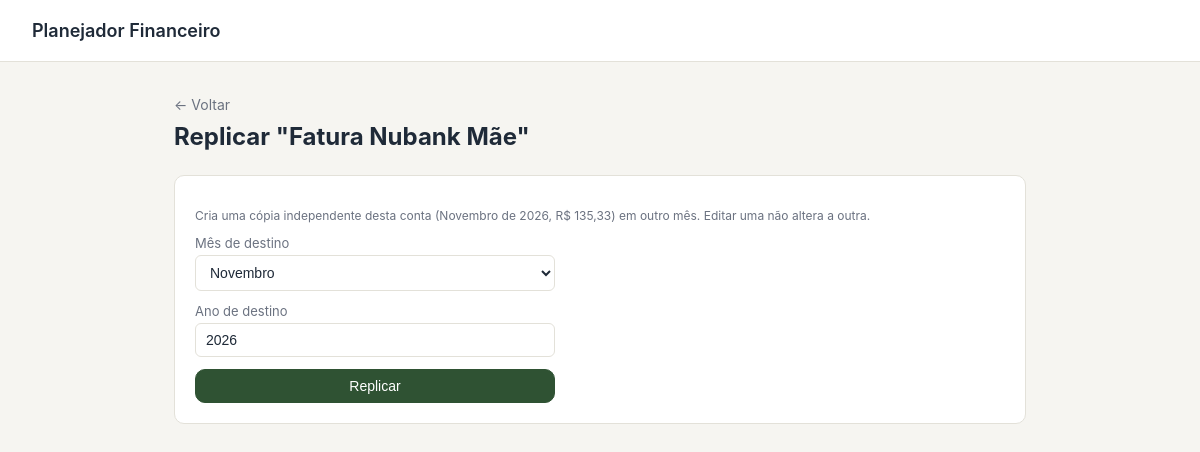
/item/12/replicar, run on the app's committed database.
### tables this page shows
CREATE TABLE items (
            id INTEGER PRIMARY KEY AUTOINCREMENT,
            year INTEGER NOT NULL,
            month INTEGER NOT NULL,
            name TEXT NOT NULL,
            amount REAL NOT NULL,
            type TEXT NOT NULL
                CHECK(type IN ('fixa', 'variavel', 'receber')),
            group_id TEXT,
            installment_index INTEGER,
            installment_total INTEGER,
            created_at TEXT NOT NULL
        , link TEXT, card_id INTEGER, invoice_id INTEGER, is_invoice INTEGER NOT NULL DEFAULT 0, estimated INTEGER NOT NULL DEFAULT 0, paid INTEGER NOT NULL DEFAULT 0);

### app.py (the view, shortened to what this page needs)
@app.route(
    "/item/<int:item_id>/replicar",
    methods=["GET", "POST"],
)
def replicate_item(item_id):
    db = get_db()
    item = db.execute(
        """
        SELECT *
        FROM items
        WHERE id = ?
        """,
        (item_id,),
    ).fetchone()
    if item is None:
        abort(404)
    return render_template(
        "replicate_item.html",
        item=item,
        origin_month_name=month_name(
            item["month"]
        ),
        month_options=[
            (m, month_name(m))
            for m in range(1, 13)
        ],
    )

### app.py (called while the page is built)
def get_db():
    if "db" not in g:
        g.db = sqlite3.connect(DB_PATH)
        g.db.row_factory = sqlite3.Row
        g.db.execute("PRAGMA foreign_keys = ON")
    return g.db

def brl(value):
    try:
        value = float(value or 0)
    except (TypeError, ValueError):
        value = 0.0
    s = f"{value:,.2f}"
    s = (
        s
        .replace(",", "X")
        .replace(".", ",")
        .replace("X", ".")
    )
    return f"R$ {s}"

def month_name(month):
    return MONTH_NAMES[month - 1]

### templates/replicate_item.html (shortened to what this page needs)
{% extends "base.html" %}
{% block content %}
  <div class="month-header">
    <a class="back-link" href="{{ url_for('month_view', year=item.year, month=item.month) }}">&#8592; Voltar</a>
    <h1>Replicar "{{ item.name }}"</h1>
  </div>
  <div class="add-form-card">
    <p class="hint">
      Cria uma cópia independente desta conta ({{ origin_month_name }} de {{ item.year }},
      {{ item.amount | brl }}) em outro mês. Editar uma não altera a outra.
    </p>
    <form method="post" class="add-form">
      <div class="form-row">
        <label for="target_month">Mês de destino</label>
        <select id="target_month" name="target_month">
          {% for m, name in month_options %}
            <option value="{{ m }}" {{ 'selected' if m == item.month else '' }}>{{ name }}</option>
          {% endfor %}
        </select>
      </div>
      <div class="form-row">
        <label for="target_year">Ano de destino</label>
        <input type="number" id="target_year" name="target_year" value="{{ item.year }}">
      </div>
      <button type="submit" class="btn btn-primary">Replicar</button>
    </form>
  </div>
{% endblock %}

### static/style.css (style rules this page uses)
:root { --bg: #F6F5F1; --surface: #FFFFFF; --ink: #1F2A38; --ink-muted: #6B7280; --border: #E3E1D9; --accent: #2F5233; --accent-bg: #E7EEE4; --negative: #A3372E; --negative-bg: #F7E9E7; --positive: #2F6B4F; --positive-bg: #E5F0E8; --radius: 10px; }
* { box-sizing: border-box; }
body { margin: 0; background: var(--bg); color: var(--ink); font-family: -apple-system, "Segoe UI", Roboto, Helvetica, Arial, sans-serif; }
.btn { display: inline-block; padding: 8px 14px; border: 1px solid var(--border); border-radius: var(--radius); background: var(--surface); color: var(--ink); text-decoration: none; cursor: pointer; font-size: 14px; }
.btn-primary { background: var(--accent); border-color: var(--accent); color: #fff; }
.month-header { margin-bottom: 24px; }
.month-header h1 { margin: 8px 0 0; font-size: 24px; }
.back-link { color: var(--ink-muted); text-decoration: none; font-size: 14px; }
.add-form-card { background: var(--surface); border: 1px solid var(--border); border-radius: var(--radius); padding: 20px; }
.add-form { display: flex; flex-direction: column; gap: 12px; max-width: 360px; }
.form-row { display: flex; flex-direction: column; gap: 4px; }
.form-row label { font-size: 13px; color: var(--ink-muted); }
.form-row input[type="text"], .form-row input[type="number"], .form-row select { padding: 8px 10px; border: 1px solid var(--border); border-radius: 6px; font-size: 14px; background: var(--surface); color: var(--ink); }
.hint { font-size: 12px; color: var(--ink-muted); }

### data on the page
items: name "Fatura Nubank Mãe", year "2026", amount|brl "R$ 135,33", target_year "2026"

### other printed values
{{ origin_month_name }} "Novembro"
form field target_month "Novembro"
